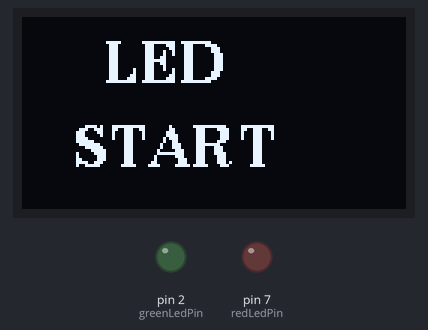
Recording of a sketch running on a simulated Arduino Uno, built with avr-gcc and run on an emulated ATmega328P. Parts: 128×64 one-colour display, output pins drawn as LEDs (lit = HIGH).

Above: at 0.1 s.
At 1.2 s:
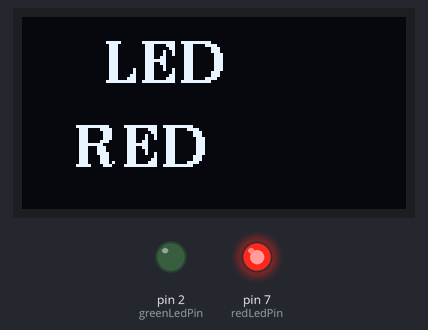
At 3.2 s:
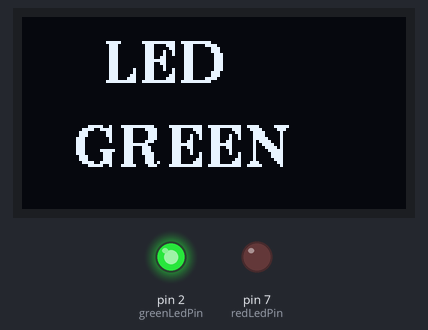
Timing chart, 0 to 39.6 s (numbered marks = the images above):
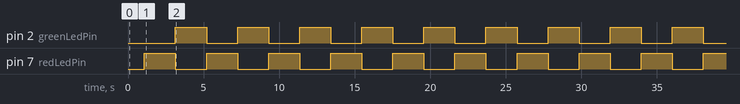

Measured:
- by itself, pin 2 (greenLedPin): alternates HIGH for 2.1 s and LOW for 2.0 s
- by itself, pin 7 (redLedPin): alternates HIGH for 2.0 s and LOW for 2.1 s
- by itself, everything shown: repeats every 4.1 s, in 4 steps
- what the display in image 1 shows lasts 2.1 s, from 1.1 s to 3.2 s

The sketch:

OLED-test.ino
```cpp
#include <Wire.h>
#include <U8g2lib.h>

// 먼저 이 버전으로 테스트
U8G2_SSD1309_128X64_NONAME0_F_HW_I2C u8g2(U8G2_R0, /* reset=*/ 9);

const int redLedPin = 7;
const int greenLedPin = 2;

void drawStatus(const char* text) {
  u8g2.clearBuffer();
  u8g2.setFont(u8g2_font_ncenB14_tr);
  u8g2.drawStr(28, 22, "LED");
  u8g2.drawStr(18, 50, text);
  u8g2.sendBuffer();
}

void setup() {
  pinMode(redLedPin, OUTPUT);
  pinMode(greenLedPin, OUTPUT);

  digitalWrite(redLedPin, LOW);
  digitalWrite(greenLedPin, LOW);

  Wire.begin();
  u8g2.begin();

  drawStatus("START");
  delay(1000);
}

void loop() {
  digitalWrite(redLedPin, HIGH);
  digitalWrite(greenLedPin, LOW);
  drawStatus("RED");
  delay(2000);

  digitalWrite(redLedPin, LOW);
  digitalWrite(greenLedPin, HIGH);
  drawStatus("GREEN");
  delay(2000);
}
```
